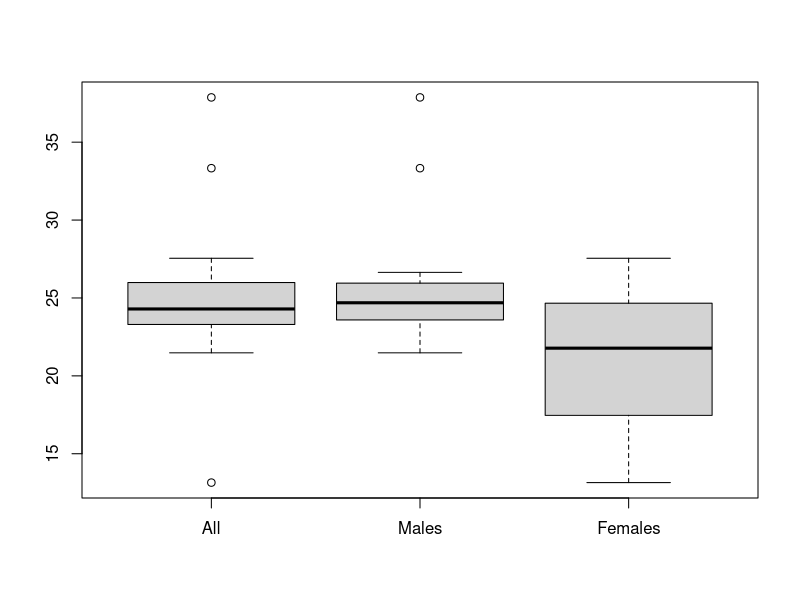
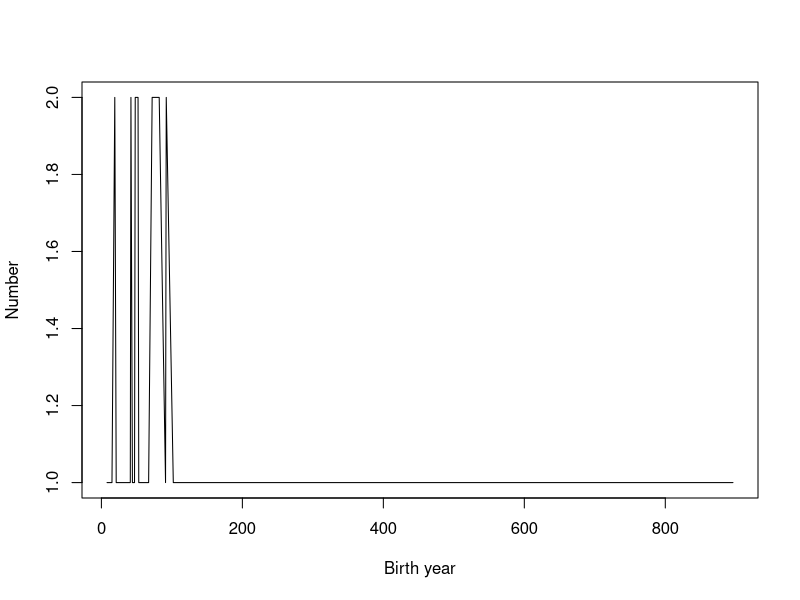

Here is the R script that generated these plots, in order:
## ---- chunk 1
library('tidyverse')
## ---- chunk 2
head(starwars)
## ---- chunk 3
humans <- filter(starwars, species == "Human")
head(humans)
## ---- chunk 4
humans <- mutate(humans, bmi=mass/((height/100)^2))
humans$bmi
## ---- chunk 5
humans <- select(humans, name, mass, height, bmi, sex, homeworld)
head(humans)
## ---- chunk 6
boxplot(humans$bmi, humans$bmi[humans$sex == "male"], humans$bmi[humans$sex == "female"], names = c("All", "Males", "Females"))
## ---- chunk 7
summarise(humans, bmi = mean(bmi, na.rm = T))
## ---- chunk 8
mean(humans$bmi[!is.na(humans$bmi)])
## ---- chunk 9
by_world<- group_by(humans,homeworld)
humans_sum <- summarise(by_world, mean = mean(bmi, na.rm = T), median = median(bmi, na.rm = T), var = var(bmi, na.rm = T))
head(humans_sum)
## ---- chunk 10
humans_sum <- starwars %>%
  group_by(homeworld) %>%
  filter(species == "Human") %>%
  mutate(bmi  = mass / ((height / 100)  ^ 2)) %>%
  summarise(mean = mean(bmi, na.rm = T), 
            median = median(bmi, na.rm = T), 
            var = var(bmi, na.rm = T))
## ---- chunk 11
ex2 <- starwars %>%
  group_by(birth_year) %>%
  filter(!is.na(birth_year)) %>%
  summarise(num = length(name))
plot <- plot(ex2$birth_year, ex2$num, type = "l", ylab = "Number", xlab= "Birth year")
## ---- chunk 12
plot
